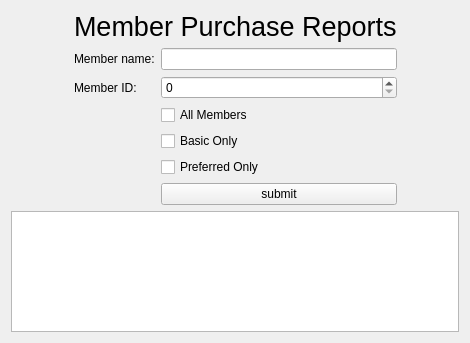
<?xml version="1.0" encoding="UTF-8"?>
<ui version="4.0">
 <class>memberPurchase</class>
 <widget class="QWidget" name="memberPurchase">
  <property name="geometry">
   <rect>
    <x>0</x>
    <y>0</y>
    <width>470</width>
    <height>343</height>
   </rect>
  </property>
  <property name="windowTitle">
   <string>Form</string>
  </property>
  <layout class="QGridLayout" name="gridLayout_3">
   <item row="0" column="0">
    <layout class="QGridLayout" name="gridLayout_2">
     <item row="1" column="1">
      <layout class="QGridLayout" name="gridLayout">
       <item row="1" column="0">
        <widget class="QLabel" name="idLabel">
         <property name="text">
          <string>Member ID:</string>
         </property>
        </widget>
       </item>
       <item row="0" column="0">
        <widget class="QLabel" name="nameLabel">
         <property name="text">
          <string>Member name:</string>
         </property>
        </widget>
       </item>
       <item row="2" column="1">
        <widget class="QCheckBox" name="allMembers">
         <property name="text">
          <string>All Members</string>
         </property>
        </widget>
       </item>
       <item row="1" column="1">
        <widget class="QSpinBox" name="id">
         <property name="maximum">
          <number>999999</number>
         </property>
        </widget>
       </item>
       <item row="5" column="1">
        <widget class="QPushButton" name="submit">
         <property name="text">
          <string>submit</string>
         </property>
        </widget>
       </item>
       <item row="0" column="1">
        <widget class="QLineEdit" name="nameInput"/>
       </item>
       <item row="3" column="1">
        <widget class="QCheckBox" name="basicOnly">
         <property name="text">
          <string>Basic Only</string>
         </property>
        </widget>
       </item>
       <item row="4" column="1">
        <widget class="QCheckBox" name="preferredOnly">
         <property name="text">
          <string>Preferred Only</string>
         </property>
        </widget>
       </item>
      </layout>
     </item>
     <item row="0" column="0">
      <spacer name="horizontalSpacer">
       <property name="orientation">
        <enum>Qt::Horizontal</enum>
       </property>
       <property name="sizeHint" stdset="0">
        <size>
         <width>40</width>
         <height>20</height>
        </size>
       </property>
      </spacer>
     </item>
     <item row="0" column="1">
      <widget class="QLabel" name="title">
       <property name="font">
        <font>
         <pointsize>20</pointsize>
        </font>
       </property>
       <property name="text">
        <string>Member Purchase Reports</string>
       </property>
      </widget>
     </item>
     <item row="0" column="2">
      <spacer name="horizontalSpacer_2">
       <property name="orientation">
        <enum>Qt::Horizontal</enum>
       </property>
       <property name="sizeHint" stdset="0">
        <size>
         <width>40</width>
         <height>20</height>
        </size>
       </property>
      </spacer>
     </item>
     <item row="2" column="0" colspan="3">
      <widget class="QTextBrowser" name="report"/>
     </item>
    </layout>
   </item>
  </layout>
 </widget>
 <resources/>
 <connections/>
</ui>
